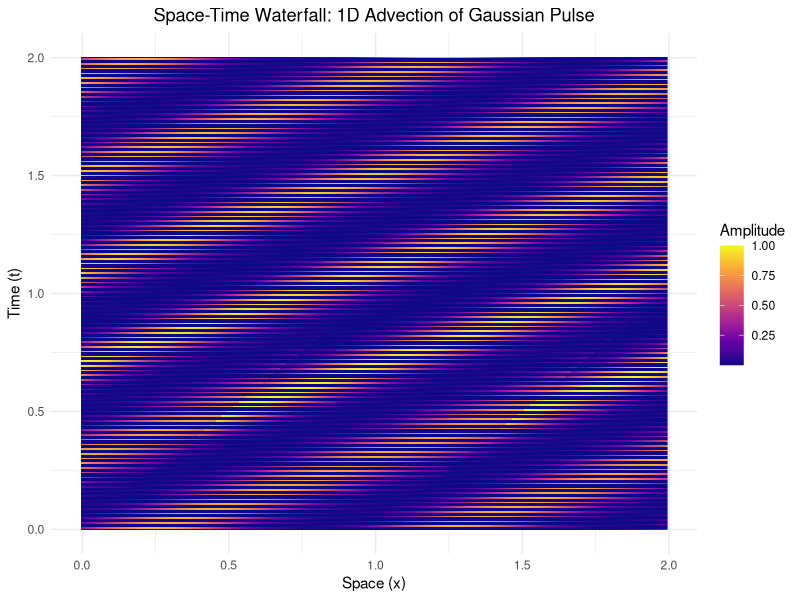

Generate this figure with R:
# Space-Time Waterfall: 1D Advection Simulation with ggplot2 Heatmap

library(ggplot2)
library(reshape2) # for melt() if needed, though we'll use tidyr style manually
library(dplyr)

# Physics parameters
L <- 2.0 # Domain length [0, L]
c <- 1.0 # Advection velocity
T_final <- 2.0 # Total simulation time (so wave travels full domain)

# Numerical parameters
nx <- 200 # Number of spatial points
nt <- 300 # Number of time steps
dx <- L / nx # Spatial step
dt <- T_final / nt # Time step

# Stability check (CFL condition for explicit upwind)
cfl <- c * dt / dx
if (cfl > 1.0) {
  warning("CFL condition violated (cfl = ", cfl, "). Results may be unstable.")
}

# Create spatial grid
x <- seq(0, L - dx, by = dx) # periodic: x[1] and x[nx+1] should be same, so we stop at L-dx

# Initialize solution matrix: rows = time steps, columns = space
u <- matrix(0, nrow = nt + 1, ncol = nx)

# Initial condition: Gaussian pulse centered at x = 0.5
sigma <- 0.1 # width of Gaussian
u[1, ] <- exp(-(x - 0.5)^2 / (2 * sigma^2))

# Time stepping using 1st-order upwind scheme (for c > 0)
for (n in 1:nt) {
  for (i in 1:nx) {
    # Upwind: since c > 0, information comes from left
    if (i == 1) {
      # Periodic boundary: left neighbor of first point is last point
      u_left <- u[n, nx]
    } else {
      u_left <- u[n, i - 1]
    }
    # Update using upwind scheme: u^{n+1}_i = u^n_i - c*dt/dx * (u^n_i - u^n_{i-1})
    u[n + 1, i] <- u[n, i] - c * dt / dx * (u[n, i] - u_left)
  }
}

# Prepare data for ggplot2: reshape to long format
# Create vectors for space, time, and amplitude
space_vec <- rep(x, times = nt + 1)
time_vec <- rep(seq(0, T_final, length.out = nt + 1), each = nx)
amp_vec <- as.vector(u)

# Create dataframe
df <- data.frame(
  x = space_vec,
  t = time_vec,
  u = amp_vec
)

# Plot: Space-Time Heatmap
p <- ggplot(df, aes(x = x, y = t, fill = u)) +
  geom_raster() +
  scale_fill_viridis_c(option = "plasma", name = "Amplitude") +
  labs(
    title = "Space-Time Waterfall: 1D Advection of Gaussian Pulse",
    x = "Space (x)",
    y = "Time (t)",
    fill = "Wave Amplitude (u)"
  ) +
  theme_minimal() +
  theme(
    plot.title = element_text(hjust = 0.5),
    legend.position = "right"
  )

print(p)

# Optional: save plot
# ggsave("advection_space_time_waterfall.png", plot = p, width = 10, height = 8, dpi = 300)
